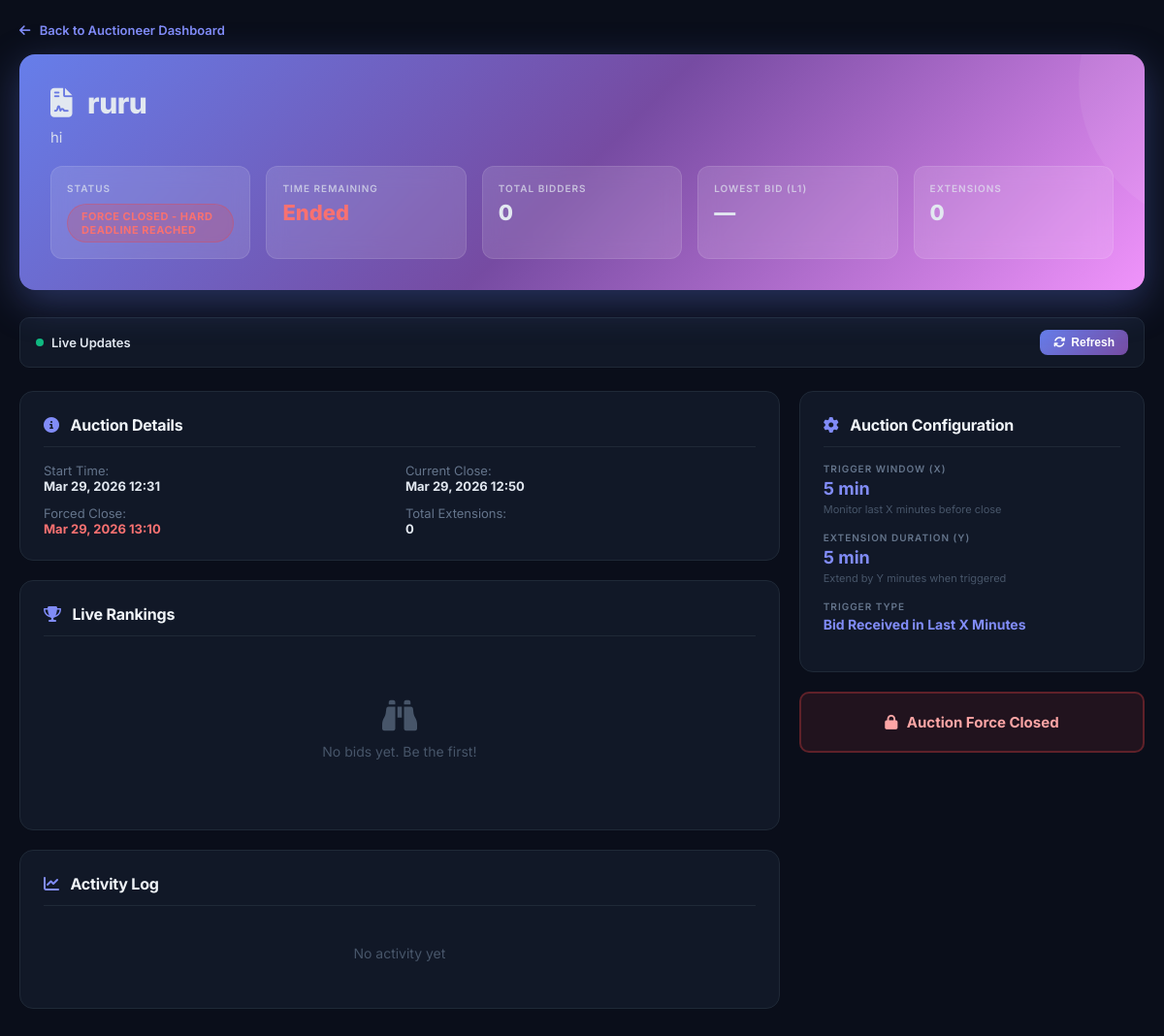
/auctioneer/auctions/1/ (signed in), run on the app's committed database.
### auctions/models.py (models this page shows, shortened)
class Auction(models.Model):
    STATUS_CHOICES = [
        ('SCHEDULED', 'Scheduled - Not Yet Started'),
        ('ACTIVE', 'Active - Bidding Open'),
        ('CLOSED', 'Closed - Bidding Ended'),
        ('FORCE_CLOSED', 'Force Closed - Hard Deadline Reached'),
    ]
    created_by = models.ForeignKey(
        User, on_delete=models.CASCADE,
        related_name='auctions_created', null=True, blank=True
    )
    name = models.CharField(max_length=255, help_text="RFQ Name / Reference ID")
    description = models.TextField(blank=True, help_text="RFQ Description")
    bid_start_time = models.DateTimeField(
        help_text="Bid Start Date & Time (Asia/Kolkata timezone - IST, UTC+5:30)"
    )
    bid_close_time = models.DateTimeField(
        help_text="Bid Close Date & Time (Asia/Kolkata timezone - IST, UTC+5:30)"
    )
    forced_close_time = models.DateTimeField(
        help_text="Forced Bid Close Date & Time (must be > Bid Close Time) - IST timezone"
    )
    current_close_time = models.DateTimeField(
        null=True, blank=True,
        help_text="Current effective close time (with extensions) - IST timezone"
    )
    config = models.ForeignKey(
        AuctionConfig, on_delete=models.SET_NULL,
        null=True, related_name='auctions'
    )
    status = models.CharField(max_length=20, choices=STATUS_CHOICES, default='SCHEDULED')
    total_extensions = models.PositiveIntegerField(
        default=0, help_text="Total number of times auction was extended"
    )
    created_at = models.DateTimeField(auto_now_add=True)
    updated_at = models.DateTimeField(auto_now=True)
    class Meta:
        ordering = ['-created_at']
        verbose_name_plural = "Auctions"
        indexes = [
            models.Index(fields=['status', 'bid_start_time']),
            models.Index(fields=['status', 'current_close_time']),
            models.Index(fields=['status', 'forced_close_time']),
            models.Index(fields=['created_by', 'status']),
            models.Index(fields=['bid_close_time']),
            models.Index(fields=['forced_close_time']),
        ]
    def get_effective_close_time(self):
        return self.current_close_time or self.bid_close_time
    @transaction.atomic
    def update_status(self):
        now = timezone.now()
        auction_locked = Auction.objects.select_for_update().get(id=self.id)
        new_status = auction_locked.status
        if now >= auction_locked.forced_close_time:
            new_status = 'FORCE_CLOSED'
        elif now >= auction_locked.get_effective_close_time():
            new_status = 'CLOSED'
        elif now >= auction_locked.bid_start_time:
            new_status = 'ACTIVE'
        else:
            new_status = 'SCHEDULED'
        if new_status != auction_locked.status:
            auction_locked.status = new_status
            auction_locked.save(update_fields=['status', 'updated_at'])
            logger.info(f'✓ Auction {auction_locked.id} status: {auction_locked.status} → {new_status}')
            self.status = new_status
            self.updated_at = auction_locked.updated_at
    def _get_latest_bids_per_bidder(self):
        from django.db.models import Max, OuterRef, Subquery
        latest_submitted = Bid.objects.filter(
            auction=self,
            bidder=OuterRef('bidder')
        ).order_by('-submitted_at').values('id')[:1]
        latest_bids = Bid.objects.filter(
            auction=self,
            id__in=Subquery(latest_submitted)
        ).select_related('bidder')
        return list(latest_bids.order_by('-submitted_at'))
    def get_all_bids_ranked(self):
        cache_key = f'auction_{self.id}_rankings'
        rankings = cache.get(cache_key)
        if rankings is None:
            latest_bids = self._get_latest_bids_per_bidder()
            rankings = sorted(latest_bids, key=lambda b: (b.total_cost, b.submitted_at))
            cache.set(cache_key, rankings, timeout=5)  # 5 second TTL
        return rankings

class AuctionConfig(models.Model):
    TRIGGER_CHOICES = [
        ('BID_RECEIVED', 'Bid Received in Last X Minutes'),
        ('RANK_CHANGE', 'Any Supplier Rank Change in Last X Minutes'),
        ('L1_CHANGE', 'Lowest Bidder (L1) Rank Change'),
    ]
    trigger_window_x = models.PositiveIntegerField(
        default=10,
        help_text="Trigger Window X: Minutes before close to monitor for bidding activity"
    )
    extension_duration_y = models.PositiveIntegerField(
        default=5,
        help_text="Extension Duration Y: Minutes to extend auction when triggered"
    )
    trigger_type = models.CharField(
        max_length=20,
        choices=TRIGGER_CHOICES,
        default='BID_RECEIVED',
        help_text="Type of activity that triggers extension"
    )
    created_at = models.DateTimeField(auto_now_add=True)
    updated_at = models.DateTimeField(auto_now=True)
    class Meta:
        verbose_name_plural = "Auction Configs"

### auctions/views.py (the view)
# urls.py: path('auctioneer/auctions/<int:auction_id>/', views.auction_detail, name='auction_detail'),
@login_required
def auction_detail(request, auction_id):
    if not request.user.groups.filter(name='Auctioneer').exists():
        return redirect('landing')
    auction = get_object_or_404(Auction, id=auction_id)
    auction.update_status()
    bids = auction.get_all_bids_ranked()
    events = auction.events.all().order_by('-created_at')[:50]
    return render(request, 'auction_detail_live.html', {
        'auction': auction,
        'bids': bids,
        'events': events,
        'my_bid': None,
        'user_role': 'auctioneer',
    })

### auctions/templates/auction_detail_live.html (shortened to what this page needs)
<!DOCTYPE html>
<html lang="en">
<head>
    <link rel="stylesheet" href="https://cdnjs.cloudflare.com/ajax/libs/font-awesome/6.5.1/css/all.min.css">
</head>
<body>
    <div class="container">
        <div class="back-link">
            {% if user_role == 'bidder' %}
            <a href="{% url 'bidder_dashboard' %}"><i class="fas fa-arrow-left"></i> Back to Bidder Dashboard</a>
            {% else %}
            <a href="{% url 'auctioneer_dashboard' %}"><i class="fas fa-arrow-left"></i> Back to Auctioneer Dashboard</a>
            {% endif %}
        </div>
        <div class="header">
            <h1><i class="fas fa-file-contract"></i> {{ auction.name|default:"Auction" }}</h1>
            <p>{{ auction.description|default:"No description" }}</p>
            <div class="header-info">
                <div class="header-info-item">
                    <strong>Status</strong>
                    <div class="value" id="auctionStatus">
                        <span class="status-badge {% if auction.status == 'ACTIVE' %}status-active{% else %}status-closed{% endif %}">
                            <span id="statusText">{{ auction.get_status_display }}</span>
                        </span>
                    </div>
                </div>
                <div class="header-info-item">
                    <strong>Time Remaining</strong>
                    <div class="value" id="timeRemaining">Loading...</div>
                </div>
                <div class="header-info-item">
                    <strong>Total Bidders</strong>
                    <div class="value" id="bidCount">{{ bids|length }}</div>
                </div>
                <div class="header-info-item">
                    <strong>Lowest Bid (L1)</strong>
                    <div class="value" id="lowestBid">{% if bids %}₹{{ bids.0.total_cost }}{% else %}—{% endif %}</div>
                </div>
                <div class="header-info-item">
                    <strong>Extensions</strong>
                    <div class="value" id="extensionCount">{{ auction.total_extensions }}</div>
                </div>
            </div>
        </div>
        <div class="controls">
            <div class="controls-left">
                <span class="live-dot"></span>
                <span>Live Updates</span>
            </div>
            <button class="btn btn-sm" id="refreshBtn" onclick="refreshAuctionData()"><i class="fas fa-arrows-rotate"></i> Refresh</button>
        </div>
        <div class="layout">
            <div>
                <div class="card">
                    <h2><i class="fas fa-info-circle"></i> Auction Details</h2>
                    <div style="display: grid; grid-template-columns: 1fr 1fr; gap: 12px; font-size: 13px;">
                        <div><span style="color: #64748b;">Start Time:</span><br><strong>{{ auction.bid_start_time|date:"M d, Y H:i" }}</strong></div>
                        <div><span style="color: #64748b;">Current Close:</span><br><strong id="detailCloseTime">{{ auction.get_effective_close_time|date:"M d, Y H:i" }}</strong></div>
                        <div><span style="color: #64748b;">Forced Close:</span><br><strong style="color: #f87171;">{{ auction.forced_close_time|date:"M d, Y H:i" }}</strong></div>
                        <div><span style="color: #64748b;">Total Extensions:</span><br><strong id="detailExtensions">{{ auction.total_extensions }}</strong></div>
                    </div>
                </div>
                <div class="card">
                    <h2><i class="fas fa-trophy"></i> Live Rankings</h2>
                    <div id="rankingsContainer">
                        {% if bids %}
                        <div style="overflow-x: auto;">
                        <table>
                            <thead>
                                <tr>
                                    <th>Rank</th>
                                    <th>Bidder</th>
                                    <th>Carrier</th>
                                    <th>Total Cost</th>
                                    <th>Base Price</th>
                                    <th>Freight</th>
                                    <th>Origin</th>
                                    <th>Destination</th>
                                    <th>Transit</th>
                                    <th>Validity</th>
                                </tr>
                            </thead>
                            <tbody id="bidsList">
                                {% for bid in bids %}
                                <tr {% if my_bid and my_bid.bidder_id == bid.bidder_id %}class="my-bid"{% endif %}>
                                    <td>
                                        <span class="rank-badge {% if forloop.counter == 1 %}rank-l1{% elif forloop.counter == 2 %}rank-l2{% elif forloop.counter == 3 %}rank-l3{% else %}rank-default{% endif %}">
                                            L{{ forloop.counter }}
                                        </span>
                                    </td>
                                    <td>{{ bid.bidder.username }}</td>
                                    <td>{{ bid.carrier_name|default:"N/A" }}</td>
                                    <td><span class="highlight-total">₹{{ bid.total_cost }}</span></td>
                                    <td class="charge-dim">₹{{ bid.price }}</td>
                                    <td class="charge-dim">₹{{ bid.freight_charges }}</td>
                                    <td class="charge-dim">₹{{ bid.origin_charges }}</td>
                                    <td class="charge-dim">₹{{ bid.destination_charges }}</td>
                                    <td>{{ bid.transit_time_days }}d</td>
                                    <td>{{ bid.quote_validity_days }}d</td>
                                </tr>
                                {% endfor %}
                            </tbody>
                        </table>
                        </div>
                        {% else %}
                        <div class="empty-state">
                            <i class="fas fa-binoculars"></i>
                            <p>No bids yet. Be the first!</p>
                        </div>
                        {% endif %}
                    </div>
                </div>
                <div class="card">
                    <h2><i class="fas fa-chart-line"></i> Activity Log</h2>
                    <div id="activityLog" style="max-height: 400px; overflow-y: auto;">
                        {% for event in events %}
                        <div class="event-item">
                            <div class="event-type event-type-{{ event.event_type }}">{{ event.get_event_type_display }}</div>
                            <div class="event-desc">{{ event.description }}</div>
                            <div class="event-time">{{ event.created_at|date:"M d, H:i:s" }}</div>
                        </div>
                        {% empty %}
                        <div class="empty-state" style="padding: 24px;"><p>No activity yet</p></div>
                        {% endfor %}
                    </div>
                </div>
            </div>
            <div>
                <div class="card">
                    <h2><i class="fas fa-cog"></i> Auction Configuration</h2>
                    {% if auction.config %}
                    <div class="config-item">
                        <div class="config-label">Trigger Window (X)</div>
                        <div class="config-value">{{ auction.config.trigger_window_x }} min</div>
                        <div style="font-size: 11px; color: #475569; margin-top: 4px;">Monitor last X minutes before close</div>
                    </div>
                    <div class="config-item">
                        <div class="config-label">Extension Duration (Y)</div>
                        <div class="config-value">{{ auction.config.extension_duration_y }} min</div>
                        <div style="font-size: 11px; color: #475569; margin-top: 4px;">Extend by Y minutes when triggered</div>
                    </div>
                    <div class="config-item">
                        <div class="config-label">Trigger Type</div>
                        <div class="config-value" style="font-size: 14px;">{{ auction.config.get_trigger_type_display|default:"Not set" }}</div>
                    </div>
                    {% else %}
                    <p style="color: #475569;">No configuration set</p>
                    {% endif %}
                </div>
                {% if auction.status == 'CLOSED' or auction.status == 'FORCE_CLOSED' %}
                <div class="closed-banner" style="margin-top: 16px;">
                    {% if auction.status == 'FORCE_CLOSED' %}<i class="fas fa-lock"></i> Auction Force Closed{% else %}<i class="fas fa-check-circle"></i> Auction Ended{% endif %}
                </div>
                {% endif %}
            </div>
        </div>
    </div>
</body>
</html>

### data on the page
Auction: name "ruru", description "hi", status "FORCE CLOSED - HARD DEADLINE REACHED", total_extensions "0", bid_start_time "Mar 29, 2026 12:31", get_effective_close_time "Mar 29, 2026 12:50", forced_close_time "Mar 29, 2026 13:10", config.trigger_window_x "5", config.extension_duration_y "5", config.trigger_type "Bid Received in Last X Minutes"

### other printed values
{{ bids|length }} "0"
